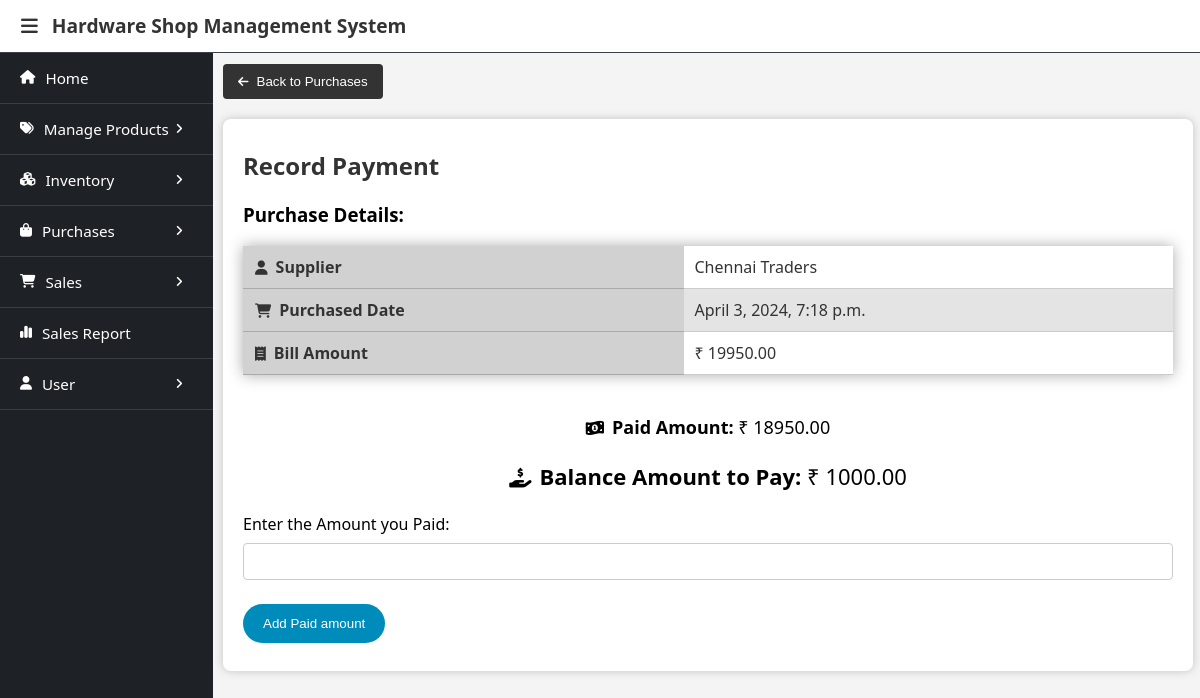
Page /purchases/1/recordpayment/ (signed in) on the committed database.
### database/models.py (models this page shows, shortened)
class PurchaseHeaderDetail(models.Model):
    purchase_id = models.BigAutoField(primary_key=True)
    supplier_ref = models.ForeignKey(Supplier, on_delete=models.SET_NULL, null=True)
    purchased_date = models.DateTimeField(auto_now_add=True)
    bill_amount = models.DecimalField(decimal_places=2, max_digits=10)
    class Meta:
        db_table = 'purchase_header_detail'

class Supplier(models.Model):
    supplier_id = models.BigAutoField(primary_key=True)
    shop_name = models.CharField(max_length=100)
    owner_name = models.CharField(max_length=60)
    phone_regex = RegexValidator(regex=r'^(\d{10})$', message="Phone number must be entered in the 10 digit format: '9999999999'")
    phoneno = models.CharField(validators=[phone_regex], max_length=13, null=True, blank=True)
    address = models.TextField(max_length=200, null=True, blank=True)
    date_added = models.DateTimeField(auto_now_add=True)
    class Meta:
        db_table = 'supplier'
    def __str__(self):
        return self.shop_name

class PurchasePayment(models.Model):
    purchase_payment_id = models.BigAutoField(primary_key=True)
    purchase_ref = models.ForeignKey(PurchaseHeaderDetail, on_delete=models.CASCADE)
    payment_date = models.DateTimeField(auto_now_add=True)
    paid_amount = models.DecimalField(decimal_places=2, max_digits=10)
    balance_amount = models.DecimalField(decimal_places=2, max_digits=10)
    class Meta:
        db_table = 'purchase_payment'

### purchases/views.py (the view, shortened to what this page needs)
# urls.py: path('<int:id>/recordpayment/', RecordPayment.as_view(), name="add_payment"),
class RecordPayment(GroupRequiredMixin, View):
    def get(self, request, id):
        purchase = PurchaseHeaderDetail.objects.filter(purchase_id=id).first()
        if purchase:
            context = get_purchase_detail(purchase, False, False)
            return render(request, "record_purchase_payment.html", context)
        else:
            return redirect('view_purchases')

### purchases/views.py (called while the page is built)
def get_purchase_detail(purchase, get_payments=True, get_items=True):
    context = {
        "purchase_ref":purchase,
        "paid_amount": 0,
        "balance_amount": purchase.bill_amount
    }
    if get_items:
        purchased_items = PurchaseItem.objects.filter(purchase_ref = purchase)
        context["purchased_items"] = purchased_items
    purchase_payments = PurchasePayment.objects.filter(purchase_ref = purchase)
    if purchase_payments:
        if get_payments:
            context["purchase_payments"] = purchase_payments
        pamount = 0
        for payment in purchase_payments:
            pamount += payment.paid_amount
        context["paid_amount"] = pamount
        context["balance_amount"] = purchase_payments.last().balance_amount
    return context

### user/context_processors.py (called while the page is built)
def get_users(request):
    users = User.objects.all()
    return {
        'users': users
    }

### user/templatetags/user_custom_tags.py (called while the page is built)
@register.filter(name='has_group')
def has_group(user, group_name):
    return user.groups.filter(name=group_name).exists()

### user/views.py (called while the page is built)
    def dispatch(self, request, *args, **kwargs):
        user = request.user
        if not user.is_authenticated:
            return redirect('login_page')
        if not any([user.groups.filter(name=group).exists() for group in self.groups_required]):
            print(user.groups)
            return self.handle_no_permission()
        return super().dispatch(request,*args, **kwargs)

### purchases/templates/record_purchase_payment.html (shortened to what this page needs)
{% extends 'base.html' %}
{% load user_custom_tags %}
{% block menubar %}
    {% if request.user|has_group:"Owner" %}
        {% include 'owner_menu.html' %}
    {% elif request.user|has_group:"Salesman" %}
        {% include 'salesman_menu.html' %}
    {% endif %}
{% endblock %}
{% block content %}
<a href="/purchases/"><button><i class="fa-solid fa-arrow-left"></i>Back to Purchases</button></a>
<div class="container">
    <h2>Record Payment</h2>
    <h3>Purchase Details:</h3>
    <table class="table">
        <tbody>
            <tr>
                <th><i class="fa-solid fa-user"></i>Supplier</th>
                <td>{{purchase_ref.supplier_ref}}</td>
            </tr>
            <tr>
                <th><i class="fa-solid fa-cart-shopping"></i>Purchased Date</th>
                <td>{{purchase_ref.purchased_date}}</td>
            </tr>
            <tr>
                <th><i class="fa-solid fa-receipt"></i>Bill Amount</th>
                <td>&#8377; {{purchase_ref.bill_amount}}</td>
            </tr>
        </tbody>
    </table>
    <div class="display_amounts">
        <p class="paid_amount"><strong><i class="fa-solid fa-money-bill-1-wave"></i>Paid Amount: </strong><span>&#8377; {{paid_amount}}</span></p>
        <p class="balance_amount"><strong><i class="fa-solid fa-hand-holding-dollar"></i>Balance Amount to Pay: </strong><span>&#8377; {{balance_amount}}</span></p>
    </div>
    <form action="" method="POST">
        <div>
            <label for="id_paid_amount">Enter the Amount you Paid: </label>
            {% if balance_amount > 0 %}
                <input type="number" name="paid_amount" id="id_paid_amount" required max={{balance_amount}} >
                <button type="submit">Add Paid amount</button>
            {% else %}
                <input type="number" name="paid_amount" id="id_paid_amount" required max={{balance_amount}} disabled>
                <button type="submit" disabled>Add Paid amount</button>
            {% endif %}
        </div>
    </form>
</div>
{% endblock %}

### static/css/header_sidebar_layout.css (style rules this page uses)
body { margin: 0; font-family: system-ui, -apple-system, BlinkMacSystemFont, 'Segoe UI', Roboto, Oxygen, Ubuntu, Cantarell, 'Open Sans', 'Helvetica Neue', sans-serif; background-color: #f4f4f4; }

### templates/base.html (style rules this page uses)
h1, h2 { color: #333; }
i { margin-right: 8px; font-size: 0.9em; }
.container { background: #fff; padding: 10px 20px 20px; margin: 20px 0; border-radius: 8px; box-shadow: 0 0 10px rgba(0, 0, 0, 0.2); }
button { background-color: #333; color: white; padding: 10px 15px; border: none; border-radius: 4px; cursor: pointer; }
table { width: 100%; border-collapse: collapse; margin-bottom: 40px; box-shadow: 0px 0px 14px #aaa; overflow-x: auto; }
th, td { text-align: left; border-bottom: 1px solid #ccc; }
th { background-color: #d1d1d1; padding: 10px 12px; color: #333; border-bottom: 1px solid #aaa; font-weight: bold; }
td { padding: 5px 11px; background-color: #fff; color: #333; }
tr:nth-child(even) td { background-color: #e4e4e4; }
form input[type="text"], form input[type="password"], form input[type="number"], form input[type="email"], form textarea, form select, form input[type="file"], form input[type="month"] { width: 100%; padding: 10px; margin: 8px 0 16px 0; display: inline-block; border: 1px solid #ccc; border-radius: 4px; box-sizing: border-box; }
form button[type="submit"] { background-color: #008CBA; color: white; padding: 12px 20px; margin: 8px 0; border: none; border-radius: 20px; cursor: pointer; }
.display_amounts { text-align: center; }
.display_amounts .paid_amount, .display_amounts .bill_amount, .display_amounts .discount_amount { font-size: 18px; }
.display_amounts .balance_amount { font-size: 22px; }

### rows in the picture
PurchaseHeaderDetail: supplier_ref "Chennai Traders", purchased_date "April 3, 2024, 7:18 p.m.", bill_amount "19950.00"
PurchasePayment: balance_amount "1000.00"

### other values in the picture
{{ paid_amount }} "18950.00"
